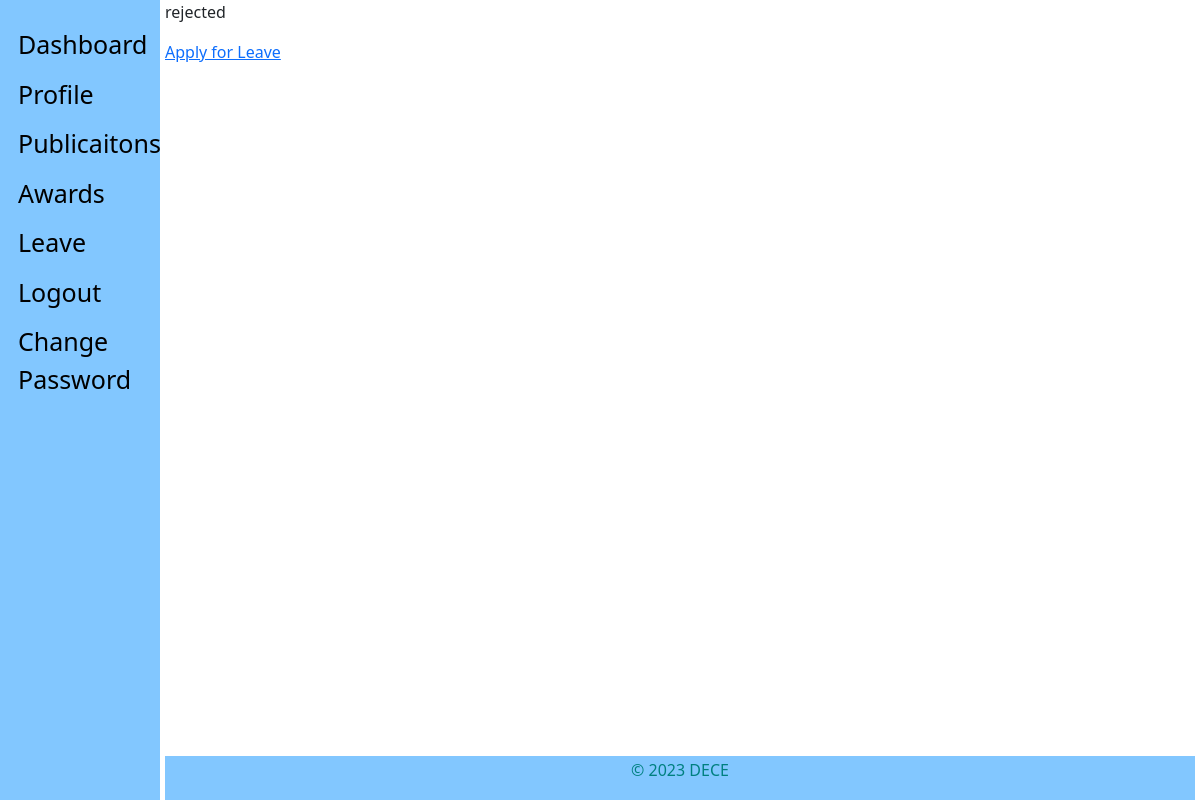
The page /staff_view/leave/ (signed in) on the database as committed earlier.
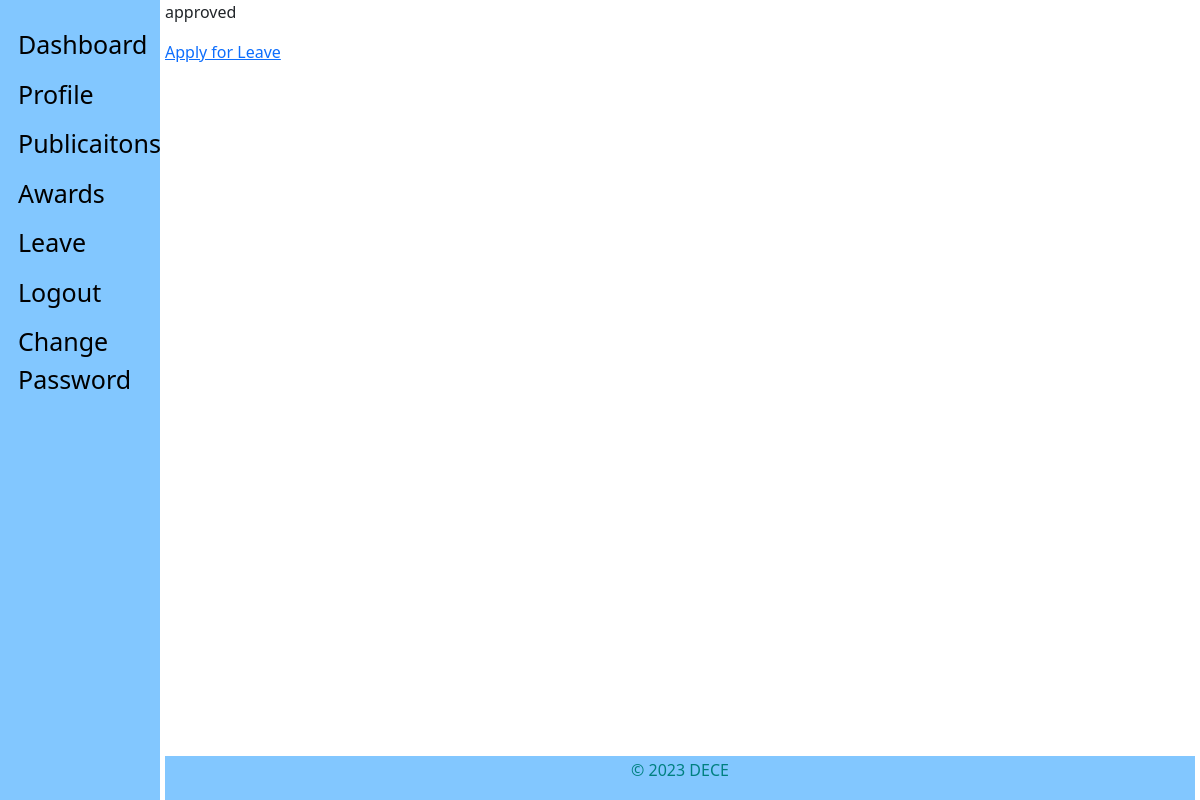
The same page on the database as committed later.
### staff_app/models.py (models this page shows, shortened)
class Leave(models.Model):
    SICK = 'sick'
    CASUAL = 'casual'
    EMERGENCY = 'emergency'
    STUDY = 'study'
    LEAVE_TYPE = (
        (SICK, 'Sick Leave'),
        (CASUAL, 'Casual Leave'),
        (EMERGENCY, 'Emergency Leave'),
        (STUDY, 'Study Leave'),
    )
    DAYS = 30
    user = models.ForeignKey(CustomUser, on_delete=models.CASCADE, default=1)
    startdate = models.DateField(verbose_name=_(
        'Start Date'), help_text='leave start date is on ..', null=True, blank=False)
    enddate = models.DateField(verbose_name=_(
        'End Date'), help_text='coming back on ...', null=True, blank=False)
    leavetype = models.CharField(
        choices=LEAVE_TYPE, max_length=25, default=SICK, null=True, blank=False)
    reason = models.CharField(verbose_name=_('Reason for Leave'), max_length=255,
                              help_text='add additional information for leave', null=True, blank=True)
    defaultdays = models.PositiveIntegerField(verbose_name=_(
        'Leave days per year counter'), default=DAYS, null=True, blank=True)
    status = models.CharField(max_length=12, default='pending')
    is_approved = models.BooleanField(default=False)  # hide
    updated = models.DateTimeField(auto_now=True, auto_now_add=False)
    created = models.DateTimeField(auto_now=False, auto_now_add=True)
    objects = LeaveManager()
    class Meta:
        verbose_name = _('Leave')
        verbose_name_plural = _('Leaves')
        ordering = ['-created']  # recent objects

### staff_app/views.py (the view)
# urls.py: path('leave/', views.view_leave, name="leave"),
def view_leave(request):
    if not request.user.is_authenticated:
        return redirect('hris:home')
    if Leave.objects.filter(user_id=request.user.id).exists():
        leave = Leave.objects.filter(user_id=request.user.id)
    else:
        leave = []
    context = {
        "object": leave
    }
    return render(request, "staff/staff_leave_view.html", context)

### admin_app/managers.py (called while the page is built)
    def get_queryset(self):
        return super().get_queryset()

### templates/staff/staff_leave_view.html (shortened to what this page needs)
{% extends 'base.html' %}
{% load static %}
{% block content %}
    {% if not object %}
        <p>No Leaves</p>
        <a href="{% url 'staff:add-leave' %}">Apply for Leave</a>
    {% else %}
        {% for instance in object  %}
            <p>{{instance.status}}</p>
        {% endfor %}
        <a href="{% url 'staff:add-leave' %}">Apply for Leave</a>
    {% endif %}
{% endblock content %}

Rows that differ between the two databases and show on the page:
changed Leave: status "rejected" → "approved"
